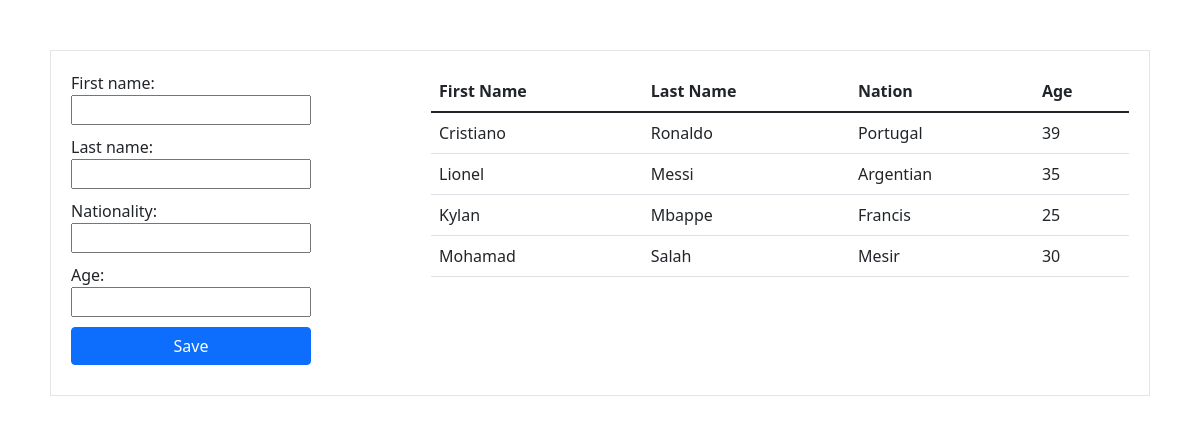
The page / on the database its author committed.
### app/models.py (models this page shows, shortened)
class Player(models.Model):
    first_name = models.CharField(max_length=100)
    last_name = models.CharField(max_length=100)
    nationality = models.CharField(max_length=100)
    age = models.IntegerField()

### app/views.py (the view)
# urls.py: path("", views.home, name="home"),
def home(request):
    form = PlayerForm()
    players = Player.objects.all()
    if request.method == "POST":
        form = PlayerForm(request.POST)
        if form.is_valid():
            form.save()
    context = {"form": form, "players": players}
    return render(request, "./templates/home.html", context)

### app/forms.py
class PlayerForm(ModelForm):
    class Meta:
        model = Player
        fields = "__all__"

### templates/home.html (shortened to what this page needs)
<!DOCTYPE html>
<html lang="en">
{% load static %}
<head>
  <link href="https://cdn.jsdelivr.net/npm/bootstrap@5.1.1/dist/css/bootstrap.min.css" rel="stylesheet"
 />
  <link href="{% static 'css/style.css' %}?{% now 'U' %}" rel="stylesheet" />
</head>
<body>
  <div class="main-frame">
    <form method="POST">
      <div class="left-frame">
        {{form.as_table}}
        <button name="submit" type="submit" class="btn btn-primary">
          Save
        </button>
      </div>
    </form>
    <div class="right-frame">
      <table class="table">
        <thead>
          <tr>
            <th scope="col">First Name</th>
            <th scope="col">Last Name</th>
            <th scope="col">Nation</th>
            <th scope="col">Age</th>
          </tr>
        </thead>
        <tobdy>
          {% for player in players %}
          <tr>
            <td>{{player.first_name}}</td>
            <td>{{player.last_name}}</td>
            <td>{{player.nationality}}</td>
            <td>{{player.age}}</td>
          </tr>
          {% endfor %}
        </tobdy>
      </table>
    </div>
  </div>
</body>
</html>

### static/css/style.css (style rules this page uses)
.main-frame { margin:50px; padding: 20px; border: 1px solid rgba(0,0,0,0.1); display: flex; flex-direction: row; }
.left-frame { display: flex; flex-direction: column; width:30vw; }
.right-frame { width: 60vw; }
input, button { width:240px; margin-bottom: 10px; }

### rows shown on the page
Player: first_name "Cristiano", last_name "Ronaldo", nationality "Portugal", age "39"
Player: first_name "Lionel", last_name "Messi", nationality "Argentian", age "35"
Player: first_name "Kylan", last_name "Mbappe", nationality "Francis", age "25"
Player: first_name "Mohamad", last_name "Salah", nationality "Mesir", age "30"
